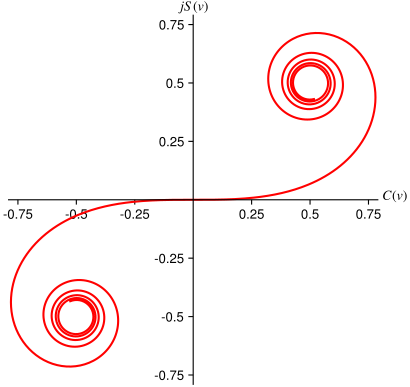

This figure's Python source:
import numpy as np
import scipy.special as sc
import matplotlib
import matplotlib.pyplot as plt

# Configure matplotlib to use PGF backend for LaTeX integration
# https://blog.timodenk.com/exporting-matplotlib-plots-to-latex/
matplotlib.use("pgf")
matplotlib.rcParams.update({
    "pgf.texsystem": "pdflatex",
    #"font.family": "serif",
    "font.size": 10,
    "text.usetex": True,
    "pgf.rcfonts": False,
})

v = np.arange(-4.5, 4.5, 0.01)
S, C = sc.fresnel(v)
xaxis = [-0.75, -0.5, -0.25, 0.25, 0.5, 0.75]
yaxis = [-0.75, -0.5, -0.25, 0.25, 0.5, 0.75]

fig, ax = plt.subplots()

plt.plot(C, S, color='red')
plt.xticks(xaxis, xaxis)
plt.yticks(yaxis, yaxis)
plt.xlim(-0.79, 0.79)
plt.ylim(-0.79, 0.79)
# plt.grid(True, which='major', axis='y',color='0.8', linestyle='dotted')

# Achsen ins Zentrum
ax = plt.gca()
ax.spines['right'].set_color('none')
ax.spines['top'].set_color('none')
ax.xaxis.set_ticks_position('bottom')
ax.spines['bottom'].set_position(('data',0))
ax.yaxis.set_ticks_position('left')
ax.spines['left'].set_position(('data',0))

# Achsentext
ax.text(0.81,0,'$C(v)$')
ax.text(0, 0.81, '$jS(v)$', horizontalalignment='center')

# Aspect ratio 1:1
ax.set_aspect('equal')

# plt.show()
plt.savefig('./buch/papers/fresnel/pgf/fresnel-c-s-komplex.pgf')
